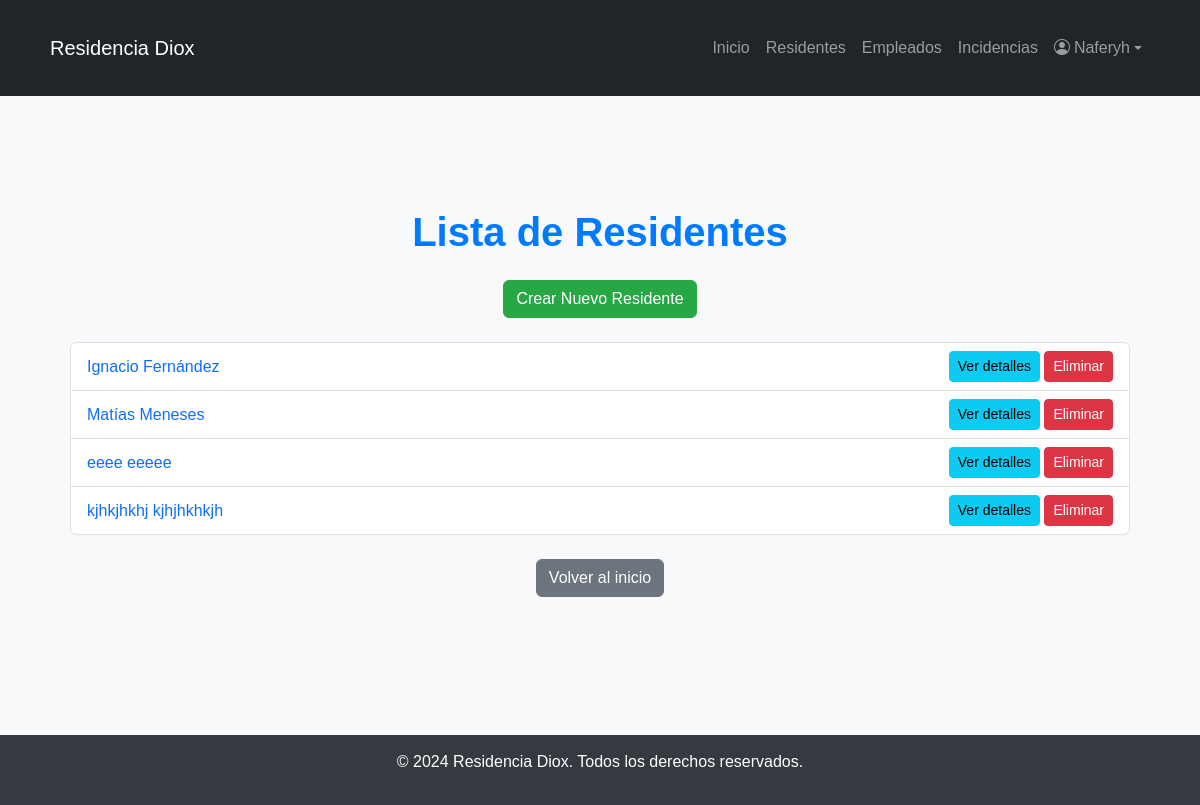
/DioxWeb/residentes/ (signed in), run on an earlier commit of the app's database.
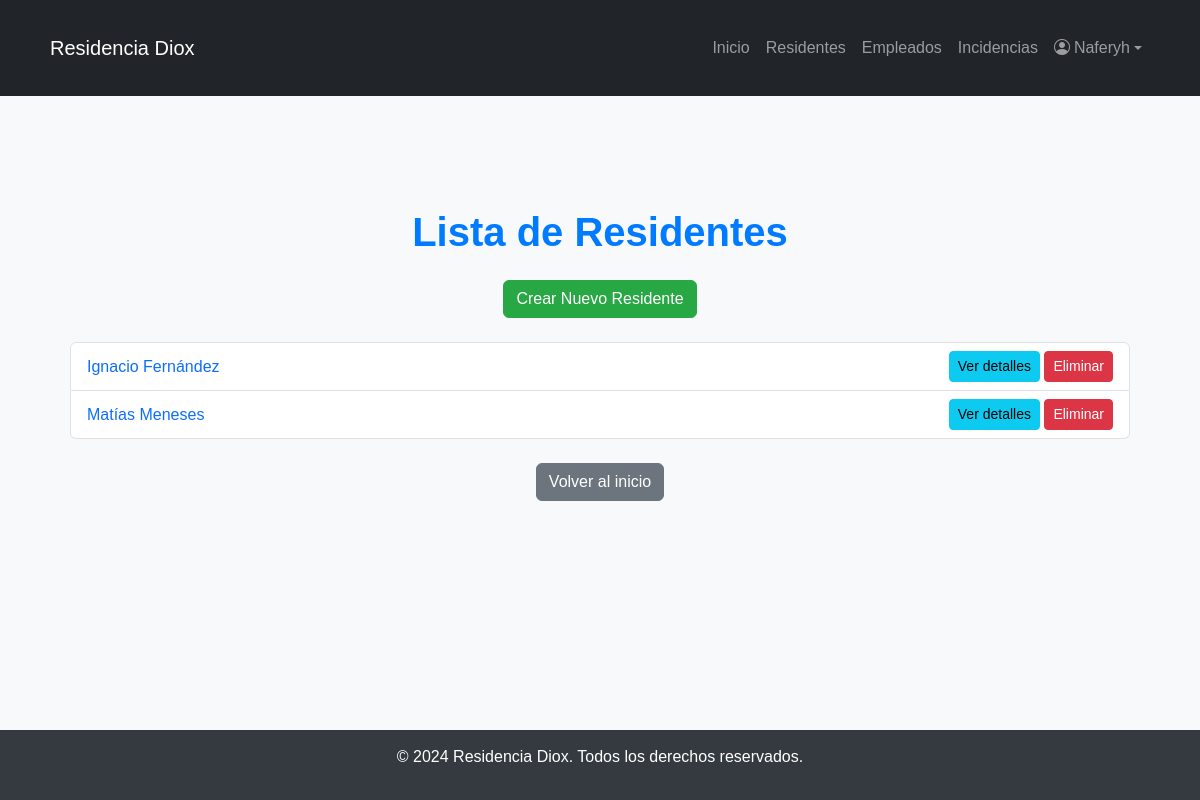
And on a later commit of the database.
### DioxWeb/models.py (models this page shows, shortened)
class Residente(models.Model):
    rut = models.CharField(max_length=12, unique=True, validators=[validar_rut])  # RUT con validación
    nombre = models.CharField(max_length=100)
    ap_paterno = models.CharField(max_length=100)
    ap_materno = models.CharField(max_length=100)
    fecha_nacimiento = models.DateField()
    genero = models.CharField(max_length=10, choices=GeneroChoices.choices)
    contacto_emergencia = models.CharField(max_length=100)
    telefono_emergencia = models.CharField(max_length=15)
    habitacion = models.CharField(max_length=10)
    observaciones = models.TextField(blank=True, null=True)
    imagen = models.ImageField(upload_to='residentes/', blank=True, null=True)

### DioxWeb/decorators.py (the view)
        def _wrapped_view(request, *args, **kwargs):
            if not request.user.is_authenticated:
                return HttpResponseForbidden("Acceso denegado: Inicie sesión.")
            if request.user.is_superuser:
                return view_func(request, *args, **kwargs)
            try:
                empleado = request.user.empleado
                if empleado.rol.nombre in roles:
                    return view_func(request, *args, **kwargs)
                else:
                    return HttpResponseForbidden("Acceso denegado: No tiene permiso para ver esta página.")
            except Empleado.DoesNotExist:
                return HttpResponseForbidden("Acceso denegado: No es un empleado registrado.")

### DioxWeb/views.py (called while the page is built)
@role_required(roles=["Cuidador", "Medico", "Enfermero", "Administrador"])
@login_required
def lista_residentes(request):
    residentes = Residente.objects.all()
    return render(request, 'pages/lista_residentes.html', {'residentes': residentes})

### DioxWeb/templates/pages/lista_residentes.html (shortened to what this page needs)
{% extends 'pages/base.html' %}
{% block content %}
<div class="container mt-4">
    <h1 class="text-center mb-4">Lista de Residentes</h1>
    <div class="text-center mb-4">
        <a href="{% url 'crear_residente' %}" class="btn btn-success">Crear Nuevo Residente</a>
    </div>
    <ul class="list-group">
        {% for residente in residentes %}
            <li class="list-group-item d-flex justify-content-between align-items-center">
                <div>
                    <a href="{% url 'detalle_residente' residente.id %}" class="text-decoration-none">
                        {{ residente.nombre }} {{ residente.ap_paterno }}
                    </a>
                </div>
                <div>
                    <a href="{% url 'detalle_residente' residente.id %}" class="btn btn-info btn-sm">Ver detalles</a>
                    <form method="POST" action="{% url 'eliminar_residente' residente.id %}" class="d-inline">
                        <button type="submit" class="btn btn-danger btn-sm">Eliminar</button>
                    </form>
                </div>
            </li>
        {% endfor %}
    </ul>
    <div class="mt-4 text-center">
        <a href="{% url 'index' %}" class="btn btn-secondary">Volver al inicio</a>
    </div>
</div>
{% endblock %}

What changed in the data, as far as the page shows it:
removed Residente: nombre "eeee", ap_paterno "eeeee"
removed Residente: nombre "kjhkjhkhj", ap_paterno "kjhjhkhkjh"
